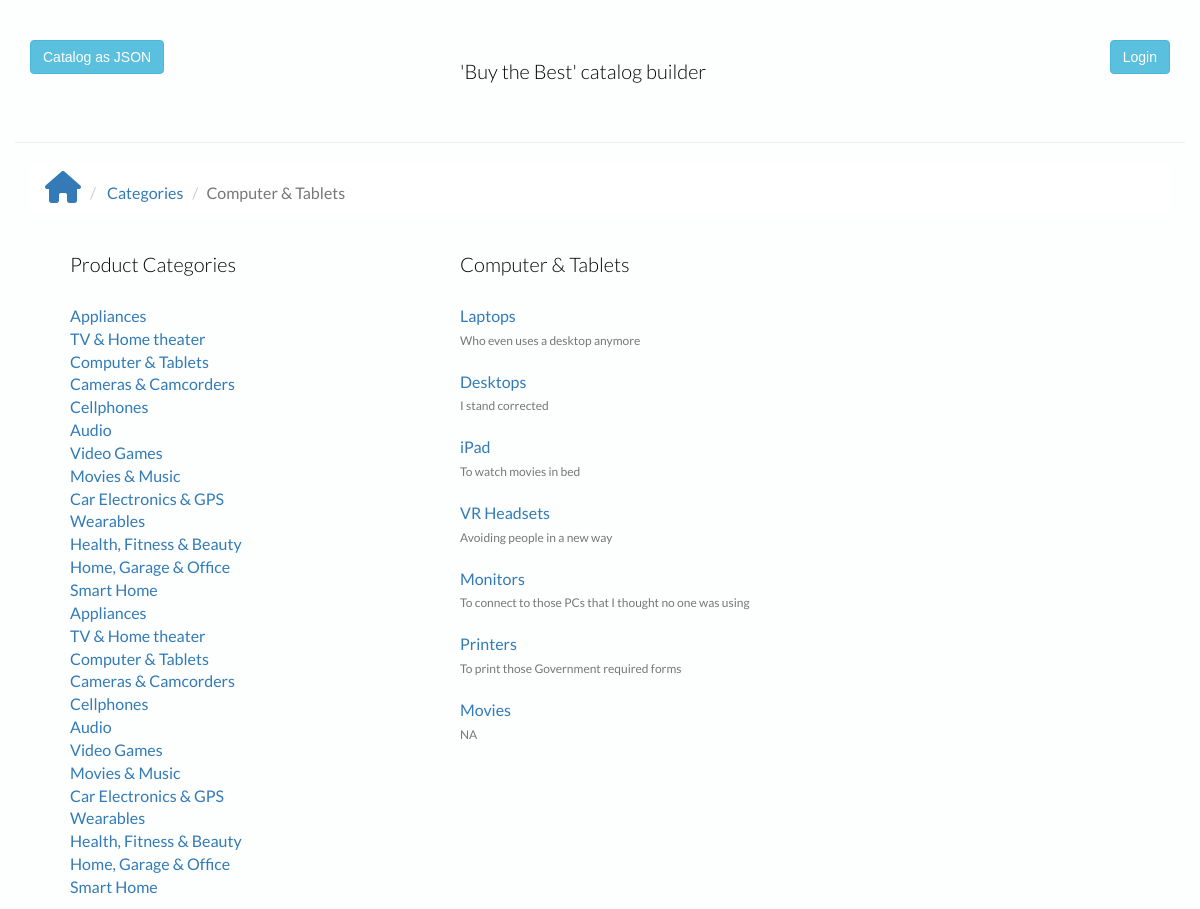
Screenshot of /category/3/ with the database file from the repository.
### database_create.py (models this page shows, shortened)
class Category(Base):
    __tablename__ = 'category'
    id = Column(Integer, primary_key=True)
    name = Column(String(80), nullable=False)

class Product(Base):
    __tablename__ = 'product'
    id = Column(Integer, primary_key=True)
    name = Column(String(250), nullable=False)
    description = Column(String(500))
    image = Column(String(250))
    created_at = Column(TIMESTAMP, nullable=False)
    updated_at = Column(TIMESTAMP)
    category_id = Column(Integer, ForeignKey('category.id'),
                         nullable=False)
    category = relationship(Category)
    user_id = Column(Integer, ForeignKey('user.id'), nullable=False)
    user = relationship(User)

### application.py (the view)
@app.route('/category/<int:category_id>/')
def showCategory(category_id):
    category = session.query(Category).filter_by(id=category_id).one()
    categories = session.query(Category).order_by(asc(Category.id))
    products = session.query(Product).filter_by(category_id=category.id)
    return render_template(
        'categories.html', category=category, products=products,
        categories=categories)

### templates/categories.html (shortened to what this page needs)
{% extends "base.html" %}
{% block content %}
<ol class="breadcrumb">
   <li> <a href="/"><i class="fa fa-home fa-2x"></i></a> </li>
   <li> <a href="/category">Categories</a> </li>
   <li class="active">{{ category.name }} </li>
</ol>
<div class="row">
   <div class="menu">
      <div class ="col-md-4 col-sm-4 col-xs-4 text-left">
         <h3>Product Categories</h3>
         <ul>
            {% for category in categories %}
            <li class="list"> <a href="{{ url_for('showCategory', category_id=category.id) }}">{{ category.name }}</a></li>
            {% endfor %}
         </ul>
      </div>
      <div class="col-md-8 col-sm-6 col-xs-6 text-left">
         <h3 class="text-left">{{ category.name }}</h3>
         <ul>
            {% for p in products %}
            <li class="list"> <a href="{{ url_for('showProduct', category_id=p.category.id, product_id=p.id) }}">{{ p.name }} </a><span class="category text-muted subtitle"><br>{{ p.description}}
               <br>
            </li>
            <br>
            {% endfor %}
         </ul>
      </div>
   </div>
</div>
{% endblock%}

### static/styles.css (style rules this page uses)
body { font-family: sans-serif; background-color: #fcfffe; }
li { font-family: 'Lato', sans-serif; font-size: 16px; color: #3D5A80; list-style-type: none; }
h1, h2, h3 { font-family: 'Lato', sans-serif; font-size: 20px; font-weight: 300; color: #020205; list-style-type: none; padding-left: 40px; padding-bottom: 20px; }
.breadcrumb { background-color: #ffffff; }
.subtitle { font-size: 12px; }

### rows the page displays
Category: name "Computer & Tablets"
Category: name "Appliances"
Category: name "TV & Home theater"
Category: name "Cameras & Camcorders"
Category: name "Cellphones"
Category: name "Audio"
Category: name "Video Games"
Category: name "Movies & Music"
Category: name "Car Electronics & GPS"
Category: name "Wearables"
Category: name "Health, Fitness & Beauty"
Category: name "Home, Garage & Office"
Category: name "Smart Home"
Category: name "Appliances"
Category: name "TV & Home theater"
Category: name "Computer & Tablets"
Category: name "Cameras & Camcorders"
Category: name "Cellphones"
Category: name "Audio"
Category: name "Video Games"
Category: name "Movies & Music"
Category: name "Car Electronics & GPS"
Category: name "Wearables"
Category: name "Health, Fitness & Beauty"
Category: name "Home, Garage & Office"
Category: name "Smart Home"
Product: name "Laptops", description "Who even uses a desktop anymore"
Product: name "Desktops", description "I stand corrected"
Product: name "iPad", description "To watch movies in bed"
Product: name "VR Headsets", description "Avoiding people in a new way"
Product: name "Monitors", description "To connect to those PCs that I thought no one was using"
Product: name "Printers", description "To print those Government required forms"
Product: name "Movies", description "NA"
